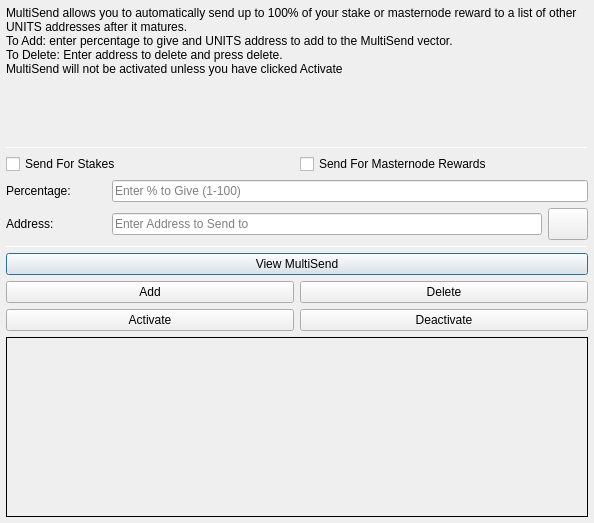
<?xml version="1.0" encoding="UTF-8"?>
<ui version="4.0">
 <class>MultiSendDialog</class>
 <widget class="QDialog" name="MultiSendDialog">
  <property name="windowModality">
   <enum>Qt::NonModal</enum>
  </property>
  <property name="geometry">
   <rect>
    <x>0</x>
    <y>0</y>
    <width>594</width>
    <height>523</height>
   </rect>
  </property>
  <property name="windowTitle">
   <string>MultiSend</string>
  </property>
  <layout class="QVBoxLayout" name="verticalLayout" stretch="0">
   <property name="leftMargin">
    <number>6</number>
   </property>
   <property name="topMargin">
    <number>6</number>
   </property>
   <property name="rightMargin">
    <number>6</number>
   </property>
   <property name="bottomMargin">
    <number>6</number>
   </property>
   <item>
    <layout class="QVBoxLayout" name="verticalLayout_Main" stretch="1,1,1,1,1,1">
     <item>
      <widget class="QLabel" name="label_2">
       <property name="lineWidth">
        <number>1</number>
       </property>
       <property name="text">
        <string>MultiSend allows you to automatically send up to 100% of your stake or masternode reward to a list of other UNITS addresses after it matures.
To Add: enter percentage to give and UNITS address to add to the MultiSend vector.
To Delete: Enter address to delete and press delete.
MultiSend will not be activated unless you have clicked Activate</string>
       </property>
       <property name="alignment">
        <set>Qt::AlignLeading|Qt::AlignLeft|Qt::AlignTop</set>
       </property>
       <property name="wordWrap">
        <bool>true</bool>
       </property>
      </widget>
     </item>
     <item>
      <widget class="Line" name="line">
       <property name="minimumSize">
        <size>
         <width>0</width>
         <height>1</height>
        </size>
       </property>
       <property name="maximumSize">
        <size>
         <width>16777215</width>
         <height>1</height>
        </size>
       </property>
       <property name="orientation">
        <enum>Qt::Horizontal</enum>
       </property>
      </widget>
     </item>
     <item>
      <layout class="QVBoxLayout" name="verticalLayout_Settings">
       <item>
        <layout class="QHBoxLayout" name="horizontalLayout">
         <item>
          <widget class="QCheckBox" name="multiSendStakeCheckBox">
           <property name="text">
            <string>Send For Stakes</string>
           </property>
          </widget>
         </item>
         <item>
          <widget class="QCheckBox" name="multiSendMasternodeCheckBox">
           <property name="text">
            <string>Send For Masternode Rewards</string>
           </property>
          </widget>
         </item>
        </layout>
       </item>
       <item>
        <layout class="QHBoxLayout" name="horizontalLayout_6">
         <item>
          <widget class="QLabel" name="label">
           <property name="minimumSize">
            <size>
             <width>100</width>
             <height>0</height>
            </size>
           </property>
           <property name="toolTip">
            <string>Percentage of stake to send</string>
           </property>
           <property name="text">
            <string>Percentage:</string>
           </property>
          </widget>
         </item>
         <item>
          <widget class="QLineEdit" name="multiSendPercentEdit">
           <property name="toolTip">
            <string>Enter whole numbers 1 - 100</string>
           </property>
           <property name="placeholderText">
            <string>Enter % to Give (1-100)</string>
           </property>
          </widget>
         </item>
        </layout>
       </item>
       <item>
        <layout class="QHBoxLayout" name="horizontalLayout_7">
         <item>
          <widget class="QLabel" name="label_5">
           <property name="minimumSize">
            <size>
             <width>100</width>
             <height>0</height>
            </size>
           </property>
           <property name="toolTip">
            <string>Address to send portion of stake to</string>
           </property>
           <property name="text">
            <string>Address:</string>
           </property>
          </widget>
         </item>
         <item>
          <widget class="QLineEdit" name="multiSendAddressEdit">
           <property name="toolTip">
            <string/>
           </property>
           <property name="placeholderText">
            <string>Enter Address to Send to</string>
           </property>
          </widget>
         </item>
         <item>
          <widget class="QPushButton" name="addressBookButton">
           <property name="maximumSize">
            <size>
             <width>16777215</width>
             <height>32</height>
            </size>
           </property>
           <property name="toolTip">
            <string>Choose an address from the address book</string>
           </property>
           <property name="text">
            <string/>
           </property>
           <property name="icon">
            <iconset resource="../bitcoingreen.qrc">
             <normaloff>:/icons/address-book</normaloff>:/icons/address-book</iconset>
           </property>
           <property name="shortcut">
            <string>Alt+A</string>
           </property>
           <property name="autoDefault">
            <bool>false</bool>
           </property>
          </widget>
         </item>
        </layout>
       </item>
      </layout>
     </item>
     <item>
      <widget class="Line" name="line_2">
       <property name="minimumSize">
        <size>
         <width>0</width>
         <height>1</height>
        </size>
       </property>
       <property name="maximumSize">
        <size>
         <width>16777215</width>
         <height>1</height>
        </size>
       </property>
       <property name="orientation">
        <enum>Qt::Horizontal</enum>
       </property>
      </widget>
     </item>
     <item>
      <layout class="QVBoxLayout" name="verticalLayout_Buttons">
       <item>
        <layout class="QHBoxLayout" name="horizontalLayout_4">
         <item>
          <widget class="QPushButton" name="viewButton">
           <property name="toolTip">
            <string/>
           </property>
           <property name="statusTip">
            <string>View MultiSend Vector</string>
           </property>
           <property name="text">
            <string>View MultiSend</string>
           </property>
          </widget>
         </item>
        </layout>
       </item>
       <item>
        <layout class="QHBoxLayout" name="horizontalLayout_2">
         <item>
          <widget class="QPushButton" name="addButton">
           <property name="toolTip">
            <string/>
           </property>
           <property name="statusTip">
            <string>Add to MultiSend Vector</string>
           </property>
           <property name="text">
            <string>Add</string>
           </property>
          </widget>
         </item>
         <item>
          <widget class="QPushButton" name="deleteButton">
           <property name="toolTip">
            <string/>
           </property>
           <property name="statusTip">
            <string>Delete Address From MultiSend Vector</string>
           </property>
           <property name="text">
            <string>Delete</string>
           </property>
          </widget>
         </item>
        </layout>
       </item>
       <item>
        <layout class="QHBoxLayout" name="horizontalLayout_5">
         <item>
          <widget class="QPushButton" name="activateButton">
           <property name="statusTip">
            <string>Activate MultiSend</string>
           </property>
           <property name="text">
            <string>Activate</string>
           </property>
          </widget>
         </item>
         <item>
          <widget class="QPushButton" name="disableButton">
           <property name="statusTip">
            <string>Deactivate MultiSend</string>
           </property>
           <property name="text">
            <string>Deactivate</string>
           </property>
          </widget>
         </item>
        </layout>
       </item>
      </layout>
     </item>
     <item>
      <widget class="QLabel" name="message">
       <property name="minimumSize">
        <size>
         <width>0</width>
         <height>180</height>
        </size>
       </property>
       <property name="frameShape">
        <enum>QFrame::Panel</enum>
       </property>
       <property name="frameShadow">
        <enum>QFrame::Plain</enum>
       </property>
       <property name="lineWidth">
        <number>1</number>
       </property>
       <property name="midLineWidth">
        <number>1</number>
       </property>
       <property name="text">
        <string/>
       </property>
       <property name="alignment">
        <set>Qt::AlignLeading|Qt::AlignLeft|Qt::AlignTop</set>
       </property>
       <property name="wordWrap">
        <bool>true</bool>
       </property>
      </widget>
     </item>
    </layout>
   </item>
  </layout>
 </widget>
 <resources>
  <include location="../bitcoingreen.qrc"/>
 </resources>
 <connections/>
</ui>
